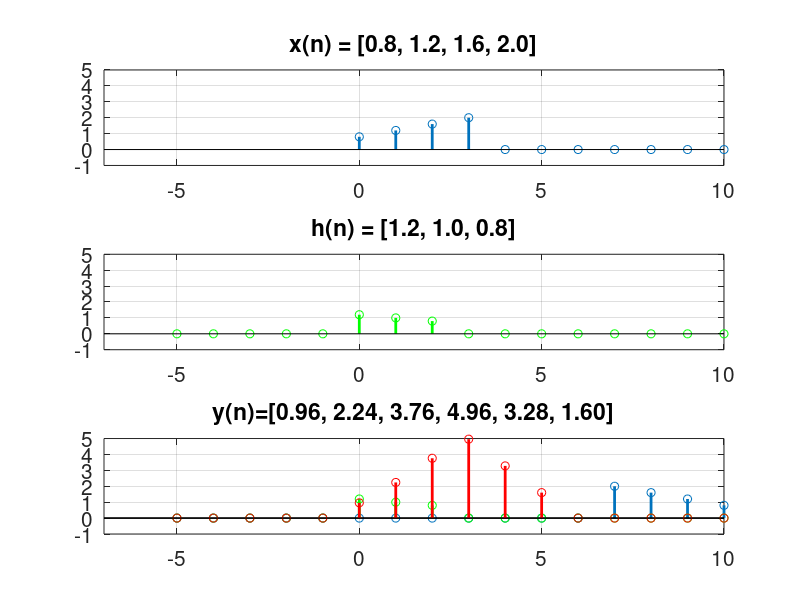

Write MATLAB code to recreate this figure.
% convolution.m
%
% This animation script illustrates the convolution operation
%
% Version 0.1, Mar-31-2015 
%
% By Juhan Nam, KAIST
%

clear all;

make_movie = 0;

x = [0.8 1.2 1.6 2.0];
h = [1.2 1.0 0.8];

L = length(x) + length(h) + 10;

init_delay = 2;
offset = length(x)- 1 + init_delay;

% impulse response for display
h_n = zeros(1,L);
h_n(offset + [1:length(h)]) = h;

% output for display
y_n = zeros(1,L);
y = zeros(1, length(x) + length(h)-1);


% for movie
figure(1);
subplot(3,1,1);
x_n = zeros(1,L);
x_n([1:length(x)])= x;
stem([1:L]-1, x_n, 'LineWidth',2);
xlim([-offset-2 10]); 
ylim([-1 5]); 
grid on;
title('x(n) = [0.8, 1.2, 1.6, 2.0]')
set(gca, 'FontSize',15);

subplot(3,1,2);
stem(-offset+[1:L]-1, h_n, 'g', 'LineWidth',2);
xlim([-offset-2 10]); 
ylim([-1 5]); 
grid on;
title('h(n) = [1.2, 1.0, 0.8]')
set(gca, 'FontSize',15);

if make_movie
    vidObj = VideoWriter('convolution_demo.mp4', 'MPEG-4');
    open(vidObj);
%     currFrame = getframe(gcf);
%     for k=1:10
%         writeVideo(vidObj,currFrame);
%     end
end

subplot(3,1,3);
for i=1:(L-length(x))
    % input for display
    x_n = zeros(1,L);
    x_n([1:length(x)]+i-1)= x(end:-1:1);  % flip it

    stem(-offset+[1:L]-1, x_n, 'LineWidth',2);
    hold on;
    stem(-offset+[1:L]-1, h_n, 'g', 'LineWidth',2);

    % convolution
    if i > init_delay
        y(i-init_delay) = sum(x_n.*h_n);
        y_n = zeros(1,L);
        y_n(offset + [1:length(y)]) = y;
    end    
    stem(-offset+[1:L]-1, y_n, 'r', 'LineWidth',2);
    
    hold off;
    xlim([-offset-2 10]); 
    ylim([-1 5]); 
    grid on;
    title('y(n)=[0.96, 2.24, 3.76, 4.96, 3.28, 1.60]')
    set(gca, 'FontSize',15);
    
    if make_movie
        currFrame = getframe(gcf);
        for k=1:24
            writeVideo(vidObj,currFrame);
        end
    else
        pause;
    end
end
hold off;


if make_movie
    close(vidObj);
end

